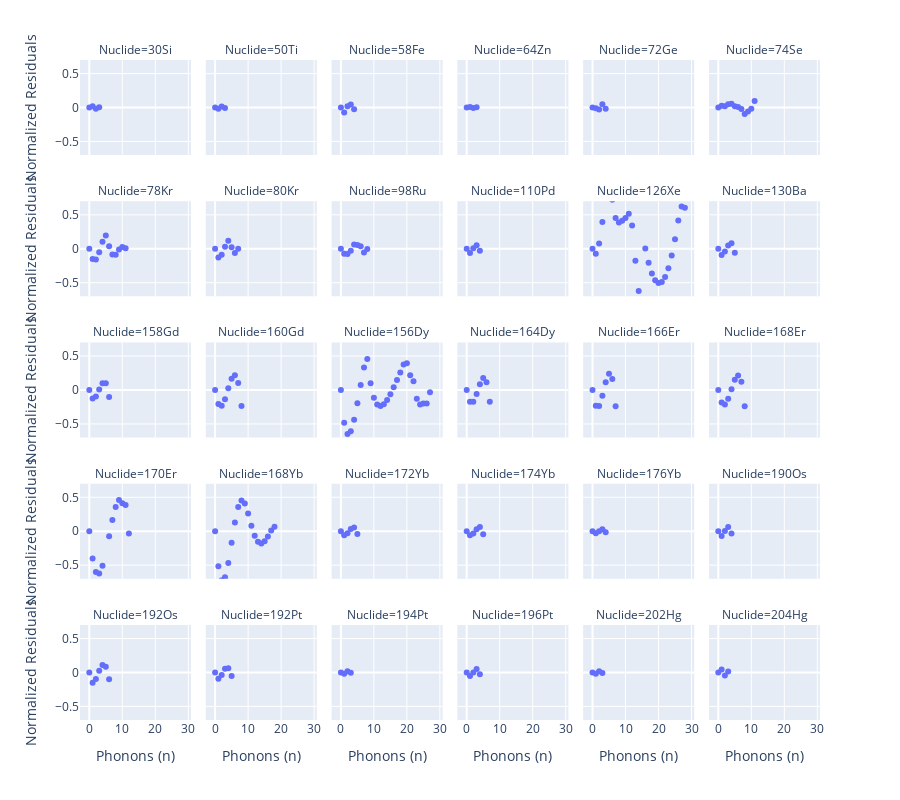

This figure's notebook cell:
### Code cell
residuals_df = merged.copy()
residuals_df = residuals_df.reset_index()
residuals_df["name"] = residuals_df["a"].astype(str) + residuals_df["symbol"]
residuals_df["residuals"] = residuals_df["energy"] - residuals_df["energy_pred"]
residuals_df["normalized_residuals"] = residuals_df["residuals"] / residuals_df["energy_quantum"]

best_residuals = get_best_r2(residuals_df, 0.9992)
fig = px.scatter(best_residuals, x="quanta", y="normalized_residuals", facet_col="name", facet_col_wrap=6, 
                 labels={"quanta": "Phonons (n)", "normalized_residuals": "Normalized Residuals", "name": "Nuclide"},
                 height=800)
fig.update_yaxes(range=[-0.7, 0.7])
fig.show()

### Figure 1 — Plotly figure (JSON) as saved in the notebook; plotly's stock layout.template omitted (floating-point values rounded to 4 significant figures)
{"data": [{"hovertemplate": "Nuclide=30Si<br>Phonons (n)=%{x}<br>Normalized Residuals=%{y}<extra></extra>", "legendgroup": "", "marker": {"color": "#636efa", "symbol": "circle"}, "mode": "markers", "name": "", "orientation": "v", "showlegend": false, "type": "scatter", "x": [0, 1, 2, 3], "xaxis": "x25", "y": [0, 0.0169, -0.0169, 0.005632], "yaxis": "y25"}, {"hovertemplate": "Nuclide=50Ti<br>Phonons (n)=%{x}<br>Normalized Residuals=%{y}<extra></extra>", "legendgroup": "", "marker": {"color": "#636efa", "symbol": "circle"}, "mode": "markers", "name": "", "orientation": "v", "showlegend": false, "type": "scatter", "x": [0, 1, 2, 3], "xaxis": "x26", "y": [0, -0.01646, 0.01646, -0.005487], "yaxis": "y26"}, {"hovertemplate": "Nuclide=58Fe<br>Phonons (n)=%{x}<br>Normalized Residuals=%{y}<extra></extra>", "legendgroup": "", "marker": {"color": "#636efa", "symbol": "circle"}, "mode": "markers", "name": "", "orientation": "v", "showlegend": false, "type": "scatter", "x": [0, 1, 2, 3, 4], "xaxis": "x27", "y": [0, -0.07206, 0.01966, 0.04585, -0.0262], "yaxis": "y27"}, {"hovertemplate": "Nuclide=64Zn<br>Phonons (n)=%{x}<br>Normalized Residuals=%{y}<extra></extra>", "legendgroup": "", "marker": {"color": "#636efa", "symbol": "circle"}, "mode": "markers", "name": "", "orientation": "v", "showlegend": false, "type": "scatter", "x": [0, 1, 2, 3], "xaxis": "x28", "y": [0, 0.007673, -0.007673, 0.002558], "yaxis": "y28"}, {"hovertemplate": "Nuclide=72Ge<br>Phonons (n)=%{x}<br>Normalized Residuals=%{y}<extra></extra>", "legendgroup": "", "marker": {"color": "#636efa", "symbol": "circle"}, "mode": "markers", "name": "", "orientation": "v", "showlegend": false, "type": "scatter", "x": [0, 1, 2, 3, 4], "xaxis": "x29", "y": [0, -0.01003, -0.02905, 0.04877, -0.01954], "yaxis": "y29"}, {"hovertemplate": "Nuclide=74Se<br>Phonons (n)=%{x}<br>Normalized Residuals=%{y}<extra></extra>", "legendgroup": "", "marker": {"color": "#636efa", "symbol": "circle"}, "mode": "markers", "name": "", "orientation": "v", "showlegend": false, "type": "scatter", "x": [0, 1, 2, 3, 4, 5, 6, 7, 8, 9, 10, 11], "xaxis": "x30", "y": [0, 0.02678, 0.01855, 0.04997, 0.05444, 0.01942, 0.006389, -0.02225, -0.09413, -0.05705, -0.01905, 0.09507], "yaxis": "y30"}, {"hovertemplate": "Nuclide=78Kr<br>Phonons (n)=%{x}<br>Normalized Residuals=%{y}<extra></extra>", "legendgroup": "", "marker": {"color": "#636efa", "symbol": "circle"}, "mode": "markers", "name": "", "orientation": "v", "showlegend": false, "type": "scatter", "x": [0, 1, 2, 3, 4, 5, 6, 7, 8, 9, 10, 11], "xaxis": "x19", "y": [0, -0.1519, -0.1593, -0.05091, 0.1047, 0.1951, 0.03842, -0.08312, -0.0866, -0.01098, 0.02763, 0.008714], "yaxis": "y19"}, {"hovertemplate": "Nuclide=80Kr<br>Phonons (n)=%{x}<br>Normalized Residuals=%{y}<extra></extra>", "legendgroup": "", "marker": {"color": "#636efa", "symbol": "circle"}, "mode": "markers", "name": "", "orientation": "v", "showlegend": false, "type": "scatter", "x": [0, 1, 2, 3, 4, 5, 6, 7], "xaxis": "x20", "y": [0, -0.1291, -0.08783, 0.03017, 0.1196, 0.0223, -0.06115, -0.001236], "yaxis": "y20"}, {"hovertemplate": "Nuclide=98Ru<br>Phonons (n)=%{x}<br>Normalized Residuals=%{y}<extra></extra>", "legendgroup": "", "marker": {"color": "#636efa", "symbol": "circle"}, "mode": "markers", "name": "", "orientation": "v", "showlegend": false, "type": "scatter", "x": [0, 1, 2, 3, 4, 5, 6, 7, 8], "xaxis": "x21", "y": [0, -0.07292, -0.0768, -0.0311, 0.06407, 0.05441, 0.0374, -0.05593, -0.005175], "yaxis": "y21"}, {"hovertemplate": "Nuclide=110Pd<br>Phonons (n)=%{x}<br>Normalized Residuals=%{y}<extra></extra>", "legendgroup": "", "marker": {"color": "#636efa", "symbol": "circle"}, "mode": "markers", "name": "", "orientation": "v", "showlegend": false, "type": "scatter", "x": [0, 1, 2, 3, 4], "xaxis": "x22", "y": [0, -0.06429, 0.009003, 0.05228, -0.02764], "yaxis": "y22"}, {"hovertemplate": "Nuclide=126Xe<br>Phonons (n)=%{x}<br>Normalized Residuals=%{y}<extra></extra>", "legendgroup": "", "marker": {"color": "#636efa", "symbol": "circle"}, "mode": "markers", "name": "", "orientation": "v", "showlegend": false, "type": "scatter", "x": [0, 1, 2, 3, 4, 5, 6, 7, 8, 9, 10, 11, 12, 13, 14, 15, 16, 17, 18, 19, 20, 21, 22, 23, 24, 25, 26, 27, 28], "xaxis": "x23", "y": [0, -0.07194, 0.07916, 0.3933, 0.7945, 1.211, 0.7213, 0.4543, 0.3855, 0.413, 0.4535, 0.5149, 0.3415, -0.1785, -0.6223, -1.251, 0.002553, -0.207, -0.3649, -0.4633, -0.505, -0.489, -0.4155, -0.2869, -0.09941, 0.1401, 0.4148, 0.6238, 0.6037], "yaxis": "y23"}, {"hovertemplate": "Nuclide=130Ba<br>Phonons (n)=%{x}<br>Normalized Residuals=%{y}<extra></extra>", "legendgroup": "", "marker": {"color": "#636efa", "symbol": "circle"}, "mode": "markers", "name": "", "orientation": "v", "showlegend": false, "type": "scatter", "x": [0, 1, 2, 3, 4, 5], "xaxis": "x24", "y": [0, -0.09074, -0.04077, 0.0467, 0.08185, -0.05904], "yaxis": "y24"}, {"hovertemplate": "Nuclide=158Gd<br>Phonons (n)=%{x}<br>Normalized Residuals=%{y}<extra></extra>", "legendgroup": "", "marker": {"color": "#636efa", "symbol": "circle"}, "mode": "markers", "name": "", "orientation": "v", "showlegend": false, "type": "scatter", "x": [0, 1, 2, 3, 4, 5, 6], "xaxis": "x13", "y": [0, -0.124, -0.09612, 0.008524, 0.1009, 0.101, -0.103], "yaxis": "y13"}, {"hovertemplate": "Nuclide=160Gd<br>Phonons (n)=%{x}<br>Normalized Residuals=%{y}<extra></extra>", "legendgroup": "", "marker": {"color": "#636efa", "symbol": "circle"}, "mode": "markers", "name": "", "orientation": "v", "showlegend": false, "type": "scatter", "x": [0, 1, 2, 3, 4, 5, 6, 7, 8], "xaxis": "x14", "y": [0, -0.2053, -0.2335, -0.1363, 0.02725, 0.1667, 0.2185, 0.1036, -0.2372], "yaxis": "y14"}, {"hovertemplate": "Nuclide=156Dy<br>Phonons (n)=%{x}<br>Normalized Residuals=%{y}<extra></extra>", "legendgroup": "", "marker": {"color": "#636efa", "symbol": "circle"}, "mode": "markers", "name": "", "orientation": "v", "showlegend": false, "type": "scatter", "x": [0, 1, 2, 3, 4, 5, 6, 7, 8, 9, 10, 11, 12, 13, 14, 15, 16, 17, 18, 19, 20, 21, 22, 23, 24, 25, 26, 27], "xaxis": "x15", "y": [0, -0.4829, -0.6499, -0.6092, -0.4392, -0.195, 0.07524, 0.3327, 0.4572, 0.0995, -0.1144, -0.2145, -0.2365, -0.2081, -0.1474, -0.06186, 0.03875, 0.1458, 0.2582, 0.3766, 0.3922, 0.218, 0.1272, -0.1291, -0.2138, -0.199, -0.1973, -0.03222], "yaxis": "y15"}, {"hovertemplate": "Nuclide=164Dy<br>Phonons (n)=%{x}<br>Normalized Residuals=%{y}<extra></extra>", "legendgroup": "", "marker": {"color": "#636efa", "symbol": "circle"}, "mode": "markers", "name": "", "orientation": "v", "showlegend": false, "type": "scatter", "x": [0, 1, 2, 3, 4, 5, 6, 7], "xaxis": "x16", "y": [0, -0.1717, -0.1722, -0.05992, 0.08576, 0.1752, 0.1149, -0.1733], "yaxis": "y16"}, {"hovertemplate": "Nuclide=166Er<br>Phonons (n)=%{x}<br>Normalized Residuals=%{y}<extra></extra>", "legendgroup": "", "marker": {"color": "#636efa", "symbol": "circle"}, "mode": "markers", "name": "", "orientation": "v", "showlegend": false, "type": "scatter", "x": [0, 1, 2, 3, 4, 5, 6, 7], "xaxis": "x17", "y": [0, -0.2306, -0.2343, -0.08533, 0.1135, 0.2407, 0.1637, -0.2406], "yaxis": "y17"}, {"hovertemplate": "Nuclide=168Er<br>Phonons (n)=%{x}<br>Normalized Residuals=%{y}<extra></extra>", "legendgroup": "", "marker": {"color": "#636efa", "symbol": "circle"}, "mode": "markers", "name": "", "orientation": "v", "showlegend": false, "type": "scatter", "x": [0, 1, 2, 3, 4, 5, 6, 7, 8], "xaxis": "x18", "y": [0, -0.1847, -0.2141, -0.1302, 0.01112, 0.1493, 0.2126, 0.1211, -0.2388], "yaxis": "y18"}, {"hovertemplate": "Nuclide=170Er<br>Phonons (n)=%{x}<br>Normalized Residuals=%{y}<extra></extra>", "legendgroup": "", "marker": {"color": "#636efa", "symbol": "circle"}, "mode": "markers", "name": "", "orientation": "v", "showlegend": false, "type": "scatter", "x": [0, 1, 2, 3, 4, 6, 7, 8, 9, 10, 11, 12, 13], "xaxis": "x7", "y": [0, -0.4025, -0.5996, -0.6216, -0.5082, -0.07465, 0.1639, 0.3564, 0.4596, 0.4111, 0.3858, -0.03373, -0.7798], "yaxis": "y7"}, {"hovertemplate": "Nuclide=168Yb<br>Phonons (n)=%{x}<br>Normalized Residuals=%{y}<extra></extra>", "legendgroup": "", "marker": {"color": "#636efa", "symbol": "circle"}, "mode": "markers", "name": "", "orientation": "v", "showlegend": false, "type": "scatter", "x": [0, 1, 2, 3, 4, 5, 6, 7, 8, 9, 10, 11, 12, 13, 14, 15, 16, 17, 18], "xaxis": "x8", "y": [0, -0.5151, -0.7209, -0.6793, -0.4667, -0.1683, 0.1302, 0.3558, 0.4541, 0.4092, 0.2596, 0.08174, -0.06644, -0.1545, -0.1797, -0.1487, -0.07692, 0.01185, 0.06677], "yaxis": "y8"}, {"hovertemplate": "Nuclide=172Yb<br>Phonons (n)=%{x}<br>Normalized Residuals=%{y}<extra></extra>", "legendgroup": "", "marker": {"color": "#636efa", "symbol": "circle"}, "mode": "markers", "name": "", "orientation": "v", "showlegend": false, "type": "scatter", "x": [0, 1, 2, 3, 4, 5], "xaxis": "x9", "y": [0, -0.0578, -0.02902, 0.0313, 0.05437, -0.03911], "yaxis": "y9"}, {"hovertemplate": "Nuclide=174Yb<br>Phonons (n)=%{x}<br>Normalized Residuals=%{y}<extra></extra>", "legendgroup": "", "marker": {"color": "#636efa", "symbol": "circle"}, "mode": "markers", "name": "", "orientation": "v", "showlegend": false, "type": "scatter", "x": [0, 1, 2, 3, 4, 5], "xaxis": "x10", "y": [0, -0.05814, -0.03225, 0.02957, 0.06216, -0.04294], "yaxis": "y10"}, {"hovertemplate": "Nuclide=176Yb<br>Phonons (n)=%{x}<br>Normalized Residuals=%{y}<extra></extra>", "legendgroup": "", "marker": {"color": "#636efa", "symbol": "circle"}, "mode": "markers", "name": "", "orientation": "v", "showlegend": false, "type": "scatter", "x": [0, 1, 2, 3, 4], "xaxis": "x11", "y": [0, -0.02823, -0.0003469, 0.02869, -0.01429], "yaxis": "y11"}, {"hovertemplate": "Nuclide=190Os<br>Phonons (n)=%{x}<br>Normalized Residuals=%{y}<extra></extra>", "legendgroup": "", "marker": {"color": "#636efa", "symbol": "circle"}, "mode": "markers", "name": "", "orientation": "v", "showlegend": false, "type": "scatter", "x": [0, 1, 2, 3, 4], "xaxis": "x12", "y": [0, -0.07075, 0.005217, 0.0638, -0.03277], "yaxis": "y12"}, {"hovertemplate": "Nuclide=192Os<br>Phonons (n)=%{x}<br>Normalized Residuals=%{y}<extra></extra>", "legendgroup": "", "marker": {"color": "#636efa", "symbol": "circle"}, "mode": "markers", "name": "", "orientation": "v", "showlegend": false, "type": "scatter", "x": [0, 1, 2, 3, 4, 5, 6], "xaxis": "x", "y": [0, -0.151, -0.09564, 0.02483, 0.1104, 0.08274, -0.09789], "yaxis": "y"}, {"hovertemplate": "Nuclide=192Pt<br>Phonons (n)=%{x}<br>Normalized Residuals=%{y}<extra></extra>", "legendgroup": "", "marker": {"color": "#636efa", "symbol": "circle"}, "mode": "markers", "name": "", "orientation": "v", "showlegend": false, "type": "scatter", "x": [0, 1, 2, 3, 4, 5], "xaxis": "x2", "y": [0, -0.09107, -0.03577, 0.05447, 0.06302, -0.05057], "yaxis": "y2"}, {"hovertemplate": "Nuclide=194Pt<br>Phonons (n)=%{x}<br>Normalized Residuals=%{y}<extra></extra>", "legendgroup": "", "marker": {"color": "#636efa", "symbol": "circle"}, "mode": "markers", "name": "", "orientation": "v", "showlegend": false, "type": "scatter", "x": [0, 1, 2, 3], "xaxis": "x3", "y": [0, -0.0173, 0.0173, -0.005765], "yaxis": "y3"}, {"hovertemplate": "Nuclide=196Pt<br>Phonons (n)=%{x}<br>Normalized Residuals=%{y}<extra></extra>", "legendgroup": "", "marker": {"color": "#636efa", "symbol": "circle"}, "mode": "markers", "name": "", "orientation": "v", "showlegend": false, "type": "scatter", "x": [0, 1, 2, 3, 4], "xaxis": "x4", "y": [0, -0.05149, -0.000539, 0.05221, -0.02602], "yaxis": "y4"}, {"hovertemplate": "Nuclide=202Hg<br>Phonons (n)=%{x}<br>Normalized Residuals=%{y}<extra></extra>", "legendgroup": "", "marker": {"color": "#636efa", "symbol": "circle"}, "mode": "markers", "name": "", "orientation": "v", "showlegend": false, "type": "scatter", "x": [0, 1, 2, 3], "xaxis": "x5", "y": [0, -0.01841, 0.01841, -0.006137], "yaxis": "y5"}, {"hovertemplate": "Nuclide=204Hg<br>Phonons (n)=%{x}<br>Normalized Residuals=%{y}<extra></extra>", "legendgroup": "", "marker": {"color": "#636efa", "symbol": "circle"}, "mode": "markers", "name": "", "orientation": "v", "showlegend": false, "type": "scatter", "x": [0, 1, 2, 3], "xaxis": "x6", "y": [0, 0.04378, -0.04378, 0.01459], "yaxis": "y6"}], "layout": {"annotations": [{"font": {}, "showarrow": false, "text": "Nuclide=192Os", "x": 0.075, "xanchor": "center", "xref": "paper", "y": 0.144, "yanchor": "bottom", "yref": "paper"}, {"font": {}, "showarrow": false, "text": "Nuclide=192Pt", "x": 0.245, "xanchor": "center", "xref": "paper", "y": 0.144, "yanchor": "bottom", "yref": "paper"}, {"font": {}, "showarrow": false, "text": "Nuclide=194Pt", "x": 0.415, "xanchor": "center", "xref": "paper", "y": 0.144, "yanchor": "bottom", "yref": "paper"}, {"font": {}, "showarrow": false, "text": "Nuclide=196Pt", "x": 0.585, "xanchor": "center", "xref": "paper", "y": 0.144, "yanchor": "bottom", "yref": "paper"}, {"font": {}, "showarrow": false, "text": "Nuclide=202Hg", "x": 0.755, "xanchor": "center", "xref": "paper", "y": 0.144, "yanchor": "bottom", "yref": "paper"}, {"font": {}, "showarrow": false, "text": "Nuclide=204Hg", "x": 0.925, "xanchor": "center", "xref": "paper", "y": 0.144, "yanchor": "bottom", "yref": "paper"}, {"font": {}, "showarrow": false, "text": "Nuclide=170Er", "x": 0.075, "xanchor": "center", "xref": "paper", "y": 0.358, "yanchor": "bottom", "yref": "paper"}, {"font": {}, "showarrow": false, "text": "Nuclide=168Yb", "x": 0.245, "xanchor": "center", "xref": "paper", "y": 0.358, "yanchor": "bottom", "yref": "paper"}, {"font": {}, "showarrow": false, "text": "Nuclide=172Yb", "x": 0.415, "xanchor": "center", "xref": "paper", "y": 0.358, "yanchor": "bottom", "yref": "paper"}, {"font": {}, "showarrow": false, "text": "Nuclide=174Yb", "x": 0.585, "xanchor": "center", "xref": "paper", "y": 0.358, "yanchor": "bottom", "yref": "paper"}, {"font": {}, "showarrow": false, "text": "Nuclide=176Yb", "x": 0.755, "xanchor": "center", "xref": "paper", "y": 0.358, "yanchor": "bottom", "yref": "paper"}, {"font": {}, "showarrow": false, "text": "Nuclide=190Os", "x": 0.925, "xanchor": "center", "xref": "paper", "y": 0.358, "yanchor": "bottom", "yref": "paper"}, {"font": {}, "showarrow": false, "text": "Nuclide=158Gd", "x": 0.075, "xanchor": "center", "xref": "paper", "y": 0.572, "yanchor": "bottom", "yref": "paper"}, {"font": {}, "showarrow": false, "text": "Nuclide=160Gd", "x": 0.245, "xanchor": "center", "xref": "paper", "y": 0.572, "yanchor": "bottom", "yref": "paper"}, {"font": {}, "showarrow": false, "text": "Nuclide=156Dy", "x": 0.415, "xanchor": "center", "xref": "paper", "y": 0.572, "yanchor": "bottom", "yref": "paper"}, {"font": {}, "showarrow": false, "text": "Nuclide=164Dy", "x": 0.585, "xanchor": "center", "xref": "paper", "y": 0.572, "yanchor": "bottom", "yref": "paper"}, {"font": {}, "showarrow": false, "text": "Nuclide=166Er", "x": 0.755, "xanchor": "center", "xref": "paper", "y": 0.572, "yanchor": "bottom", "yref": "paper"}, {"font": {}, "showarrow": false, "text": "Nuclide=168Er", "x": 0.925, "xanchor": "center", "xref": "paper", "y": 0.572, "yanchor": "bottom", "yref": "paper"}, {"font": {}, "showarrow": false, "text": "Nuclide=78Kr", "x": 0.075, "xanchor": "center", "xref": "paper", "y": 0.786, "yanchor": "bottom", "yref": "paper"}, {"font": {}, "showarrow": false, "text": "Nuclide=80Kr", "x": 0.245, "xanchor": "center", "xref": "paper", "y": 0.786, "yanchor": "bottom", "yref": "paper"}, {"font": {}, "showarrow": false, "text": "Nuclide=98Ru", "x": 0.415, "xanchor": "center", "xref": "paper", "y": 0.786, "yanchor": "bottom", "yref": "paper"}, {"font": {}, "showarrow": false, "text": "Nuclide=110Pd", "x": 0.585, "xanchor": "center", "xref": "paper", "y": 0.786, "yanchor": "bottom", "yref": "paper"}, {"font": {}, "showarrow": false, "text": "Nuclide=126Xe", "x": 0.755, "xanchor": "center", "xref": "paper", "y": 0.786, "yanchor": "bottom", "yref": "paper"}, {"font": {}, "showarrow": false, "text": "Nuclide=130Ba", "x": 0.925, "xanchor": "center", "xref": "paper", "y": 0.786, "yanchor": "bottom", "yref": "paper"}, {"font": {}, "showarrow": false, "text": "Nuclide=30Si", "x": 0.075, "xanchor": "center", "xref": "paper", "y": 1, "yanchor": "bottom", "yref": "paper"}, {"font": {}, "showarrow": false, "text": "Nuclide=50Ti", "x": 0.245, "xanchor": "center", "xref": "paper", "y": 1, "yanchor": "bottom", "yref": "paper"}, {"font": {}, "showarrow": false, "text": "Nuclide=58Fe", "x": 0.415, "xanchor": "center", "xref": "paper", "y": 1, "yanchor": "bottom", "yref": "paper"}, {"font": {}, "showarrow": false, "text": "Nuclide=64Zn", "x": 0.585, "xanchor": "center", "xref": "paper", "y": 1, "yanchor": "bottom", "yref": "paper"}, {"font": {}, "showarrow": false, "text": "Nuclide=72Ge", "x": 0.755, "xanchor": "center", "xref": "paper", "y": 1, "yanchor": "bottom", "yref": "paper"}, {"font": {}, "showarrow": false, "text": "Nuclide=74Se", "x": 0.925, "xanchor": "center", "xref": "paper", "y": 1, "yanchor": "bottom", "yref": "paper"}], "height": 800, "legend": {"tracegroupgap": 0}, "margin": {"t": 60}, "xaxis": {"anchor": "y", "domain": [0, 0.15], "title": {"text": "Phonons (n)"}}, "xaxis10": {"anchor": "y10", "domain": [0.51, 0.66], "matches": "x", "showticklabels": false}, "xaxis11": {"anchor": "y11", "domain": [0.68, 0.83], "matches": "x", "showticklabels": false}, "xaxis12": {"anchor": "y12", "domain": [0.85, 1], "matches": "x", "showticklabels": false}, "xaxis13": {"anchor": "y13", "domain": [0, 0.15], "matches": "x", "showticklabels": false}, "xaxis14": {"anchor": "y14", "domain": [0.17, 0.32], "matches": "x", "showticklabels": false}, "xaxis15": {"anchor": "y15", "domain": [0.34, 0.49], "matches": "x", "showticklabels": false}, "xaxis16": {"anchor": "y16", "domain": [0.51, 0.66], "matches": "x", "showticklabels": false}, "xaxis17": {"anchor": "y17", "domain": [0.68, 0.83], "matches": "x", "showticklabels": false}, "xaxis18": {"anchor": "y18", "domain": [0.85, 1], "matches": "x", "showticklabels": false}, "xaxis19": {"anchor": "y19", "domain": [0, 0.15], "matches": "x", "showticklabels": false}, "xaxis2": {"anchor": "y2", "domain": [0.17, 0.32], "matches": "x", "title": {"text": "Phonons (n)"}}, "xaxis20": {"anchor": "y20", "domain": [0.17, 0.32], "matches": "x", "showticklabels": false}, "xaxis21": {"anchor": "y21", "domain": [0.34, 0.49], "matches": "x", "showticklabels": false}, "xaxis22": {"anchor": "y22", "domain": [0.51, 0.66], "matches": "x", "showticklabels": false}, "xaxis23": {"anchor": "y23", "domain": [0.68, 0.83], "matches": "x", "showticklabels": false}, "xaxis24": {"anchor": "y24", "domain": [0.85, 1], "matches": "x", "showticklabels": false}, "xaxis25": {"anchor": "y25", "domain": [0, 0.15], "matches": "x", "showticklabels": false}, "xaxis26": {"anchor": "y26", "domain": [0.17, 0.32], "matches": "x", "showticklabels": false}, "xaxis27": {"anchor": "y27", "domain": [0.34, 0.49], "matches": "x", "showticklabels": false}, "xaxis28": {"anchor": "y28", "domain": [0.51, 0.66], "matches": "x", "showticklabels": false}, "xaxis29": {"anchor": "y29", "domain": [0.68, 0.83], "matches": "x", "showticklabels": false}, "xaxis3": {"anchor": "y3", "domain": [0.34, 0.49], "matches": "x", "title": {"text": "Phonons (n)"}}, "xaxis30": {"anchor": "y30", "domain": [0.85, 1], "matches": "x", "showticklabels": false}, "xaxis4": {"anchor": "y4", "domain": [0.51, 0.66], "matches": "x", "title": {"text": "Phonons (n)"}}, "xaxis5": {"anchor": "y5", "domain": [0.68, 0.83], "matches": "x", "title": {"text": "Phonons (n)"}}, "xaxis6": {"anchor": "y6", "domain": [0.85, 1], "matches": "x", "title": {"text": "Phonons (n)"}}, "xaxis7": {"anchor": "y7", "domain": [0, 0.15], "matches": "x", "showticklabels": false}, "xaxis8": {"anchor": "y8", "domain": [0.17, 0.32], "matches": "x", "showticklabels": false}, "xaxis9": {"anchor": "y9", "domain": [0.34, 0.49], "matches": "x", "showticklabels": false}, "yaxis": {"anchor": "x", "domain": [0, 0.144], "range": [-0.7, 0.7], "title": {"text": "Normalized Residuals"}}, "yaxis10": {"anchor": "x10", "domain": [0.214, 0.358], "matches": "y", "range": [-0.7, 0.7], "showticklabels": false}, "yaxis11": {"anchor": "x11", "domain": [0.214, 0.358], "matches": "y", "range": [-0.7, 0.7], "showticklabels": false}, "yaxis12": {"anchor": "x12", "domain": [0.214, 0.358], "matches": "y", "range": [-0.7, 0.7], "showticklabels": false}, "yaxis13": {"anchor": "x13", "domain": [0.428, 0.572], "matches": "y", "range": [-0.7, 0.7], "title": {"text": "Normalized Residuals"}}, "yaxis14": {"anchor": "x14", "domain": [0.428, 0.572], "matches": "y", "range": [-0.7, 0.7], "showticklabels": false}, "yaxis15": {"anchor": "x15", "domain": [0.428, 0.572], "matches": "y", "range": [-0.7, 0.7], "showticklabels": false}, "yaxis16": {"anchor": "x16", "domain": [0.428, 0.572], "matches": "y", "range": [-0.7, 0.7], "showticklabels": false}, "yaxis17": {"anchor": "x17", "domain": [0.428, 0.572], "matches": "y", "range": [-0.7, 0.7], "showticklabels": false}, "yaxis18": {"anchor": "x18", "domain": [0.428, 0.572], "matches": "y", "range": [-0.7, 0.7], "showticklabels": false}, "yaxis19": {"anchor": "x19", "domain": [0.642, 0.786], "matches": "y", "range": [-0.7, 0.7], "title": {"text": "Normalized Residuals"}}, "yaxis2": {"anchor": "x2", "domain": [0, 0.144], "matches": "y", "range": [-0.7, 0.7], "showticklabels": false}, "yaxis20": {"anchor": "x20", "domain": [0.642, 0.786], "matches": "y", "range": [-0.7, 0.7], "showticklabels": false}, "yaxis21": {"anchor": "x21", "domain": [0.642, 0.786], "matches": "y", "range": [-0.7, 0.7], "showticklabels": false}, "yaxis22": {"anchor": "x22", "domain": [0.642, 0.786], "matches": "y", "range": [-0.7, 0.7], "showticklabels": false}, "yaxis23": {"anchor": "x23", "domain": [0.642, 0.786], "matches": "y", "range": [-0.7, 0.7], "showticklabels": false}, "yaxis24": {"anchor": "x24", "domain": [0.642, 0.786], "matches": "y", "range": [-0.7, 0.7], "showticklabels": false}, "yaxis25": {"anchor": "x25", "domain": [0.856, 1], "matches": "y", "range": [-0.7, 0.7], "title": {"text": "Normalized Residuals"}}, "yaxis26": {"anchor": "x26", "domain": [0.856, 1], "matches": "y", "range": [-0.7, 0.7], "showticklabels": false}, "yaxis27": {"anchor": "x27", "domain": [0.856, 1], "matches": "y", "range": [-0.7, 0.7], "showticklabels": false}, "yaxis28": {"anchor": "x28", "domain": [0.856, 1], "matches": "y", "range": [-0.7, 0.7], "showticklabels": false}, "yaxis29": {"anchor": "x29", "domain": [0.856, 1], "matches": "y", "range": [-0.7, 0.7], "showticklabels": false}, "yaxis3": {"anchor": "x3", "domain": [0, 0.144], "matches": "y", "range": [-0.7, 0.7], "showticklabels": false}, "yaxis30": {"anchor": "x30", "domain": [0.856, 1], "matches": "y", "range": [-0.7, 0.7], "showticklabels": false}, "yaxis4": {"anchor": "x4", "domain": [0, 0.144], "matches": "y", "range": [-0.7, 0.7], "showticklabels": false}, "yaxis5": {"anchor": "x5", "domain": [0, 0.144], "matches": "y", "range": [-0.7, 0.7], "showticklabels": false}, "yaxis6": {"anchor": "x6", "domain": [0, 0.144], "matches": "y", "range": [-0.7, 0.7], "showticklabels": false}, "yaxis7": {"anchor": "x7", "domain": [0.214, 0.358], "matches": "y", "range": [-0.7, 0.7], "title": {"text": "Normalized Residuals"}}, "yaxis8": {"anchor": "x8", "domain": [0.214, 0.358], "matches": "y", "range": [-0.7, 0.7], "showticklabels": false}, "yaxis9": {"anchor": "x9", "domain": [0.214, 0.358], "matches": "y", "range": [-0.7, 0.7], "showticklabels": false}}}
